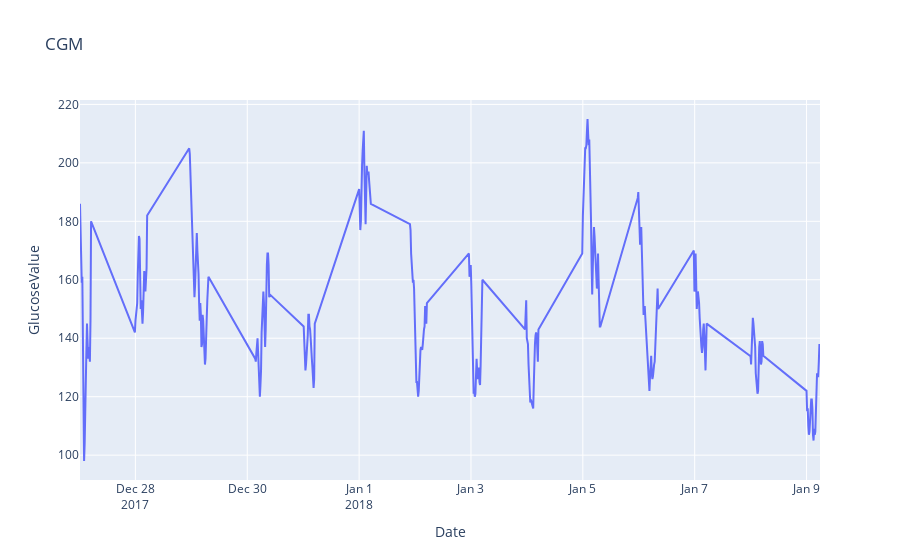

Notebook code for this chart:
### Code cell
plotly_cgm(cgm_df=cgm_night.query("RegistrationCode == '579543' and ConnectionID == '2229'"))

### Figure 1 — Plotly figure (JSON) as saved in the notebook; plotly's stock layout.template omitted (floating-point values rounded to 4 significant figures; data arrays with more than 128 entries replaced by an {"elided": "..."} marker saying what was removed)
{"data": [{"hoverlabel": {"namelength": 0}, "hovertemplate": "Date=%{x}<br>GlucoseValue=%{y}", "legendgroup": "", "line": {"color": "#636efa", "dash": "solid"}, "mode": "lines", "name": "", "showlegend": false, "type": "scatter", "x": {"elided": "362 str values"}, "xaxis": "x", "y": {"elided": "362 int values"}, "yaxis": "y"}], "layout": {"legend": {"tracegroupgap": 0}, "title": {"text": "CGM"}, "xaxis": {"anchor": "y", "domain": [0, 1], "title": {"text": "Date"}}, "yaxis": {"anchor": "x", "domain": [0, 1], "title": {"text": "GlucoseValue"}}}}
